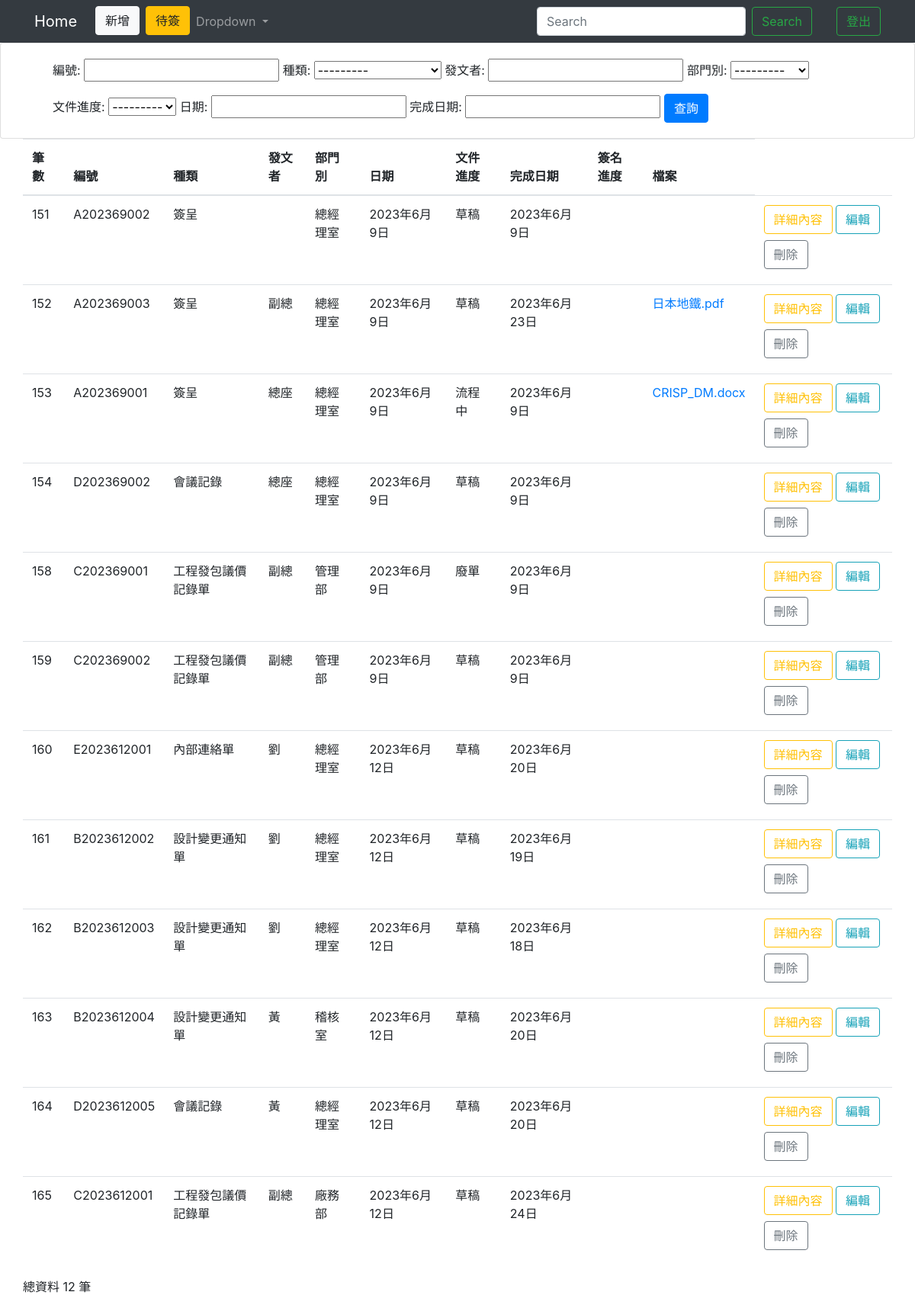
Page /homeIndex/ on the earlier database version.
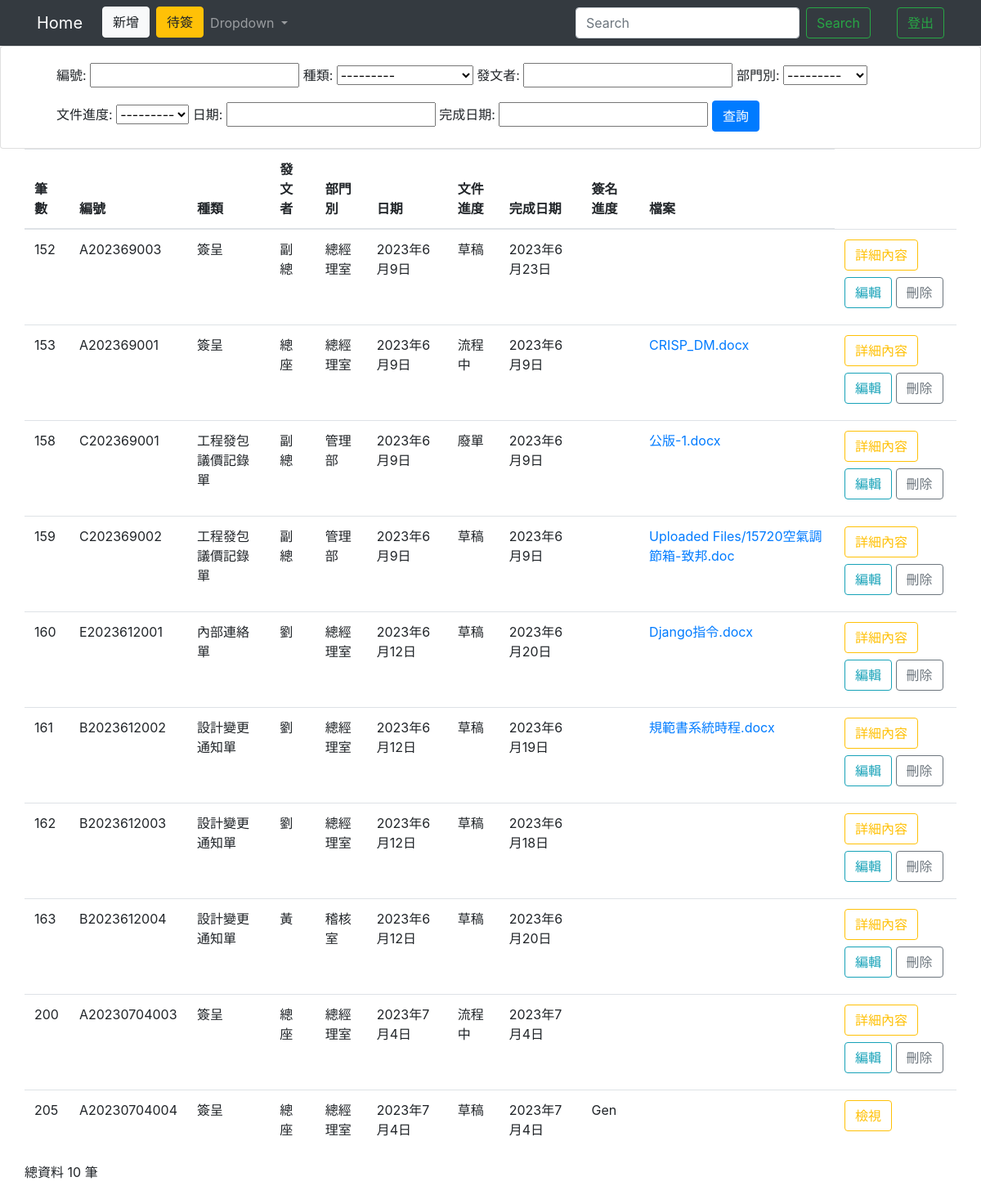
Same page on the later database version.
### testapp/models.py (models this page shows)
class Home(models.Model):
    TYPE = (("簽呈","簽呈"),("會議記錄","會議記錄"),("內部連絡單","內部連絡單"),
            ("工程發包議價記錄單","工程發包議價記錄單"),("設計變更通知單","設計變更通知單"))
    DEP = (("總經理室","總經理室"),("稽核室","稽核室"),("文管中心","文管中心"),
            ("管理部","管理部"),("業務設計部","業務設計部"),("廠務部","廠務部"))
    PRO = (("草稿","草稿"),("流程中","流程中"),("廢單","廢單"),("結案","結案"))
    cNumber = models.CharField(max_length=50, default='', null=False)
    cAuther = models.CharField(max_length=20, null=False)#姓名
    cDepartment = models.CharField(max_length=50,null=False, choices=DEP)#單位
    cType = models.CharField(max_length=10,default=" ",null=False, choices=TYPE)
    cProgress = models.CharField(max_length=20,null=False,default='',choices=PRO)
    cDate = models.DateField(null=False)#日期
    cEndDate = models.DateField(blank=True, null=True)
    cLock = models.CharField(max_length=5,null=False,default='否')
    cReceive  = models.CharField(max_length=20,blank=True,null=True,)
    cFile = models.FileField(blank=True, null=True)

### testapp/views.py (the view)
# urls.py: path('homeIndex/',homeIndex),
def homeIndex(request):
    if request.user.is_authenticated:
        username=request.user.username
        authenticate=request.user.is_staff
    if 'q' in request.GET:
        q = request.GET['q']
        multiple_q = Q(Q(cNumber__icontains=q) | Q(cType__icontains=q) | Q(cAuther__icontains=q) | Q(cProgress__icontains=q) | Q(cDate__icontains=q) | Q(cEndDate__icontains=q))
        all = Home.objects.filter(multiple_q)
    else:
        all = Home.objects.all().order_by("id")
        homeFilter = HomeFilter(request.GET, queryset=all)
        all = homeFilter.qs
    allHomeCount = len(all)
    return render(request, "homeIndex.html",locals())

### templates/homeIndex.html (shortened to what this page needs)
<!DOCTYPE html>
<html lang="en">
<head>
  <link rel="stylesheet" href="https://cdn.jsdelivr.net/npm/bootstrap@4.6.2/dist/css/bootstrap.min.css">
  {% load static %}
</head>
<body>
  <nav class="navbar navbar-expand-lg navbar-dark bg-dark">
    <div class="container">
      <a class="navbar-brand" href="/homeIndex/">Home</a>
      <div class="collapse navbar-collapse" id="navbarSupportedContent">
        <ul class="navbar-nav mr-auto">
          <ul class="navbar-nav ml-2">
            <li class="nav-item">
              <button class="btn btn-light my-2 my-sm-0" onclick="home()">新增</button>
            </li>
          </ul>
          <ul class="navbar-nav ml-2">
            <li class="nav-item">
              <button class="btn btn-warning my-2 my-sm-0" id="{{username}}" onclick="perosonIndex(event)">待簽</button>
            </li>
          </ul>
          <li class="nav-item dropdown">
            <a class="nav-link dropdown-toggle" href="#" role="button" data-toggle="dropdown" aria-expanded="false">
              Dropdown
            </a>
          </li>
        </ul>
        <form class="form-inline my-2 my-lg-0">
          <input class="form-control mr-sm-2" name='q' type="search" placeholder="Search" aria-label="Search">
          <button class="btn btn-outline-success my-2 my-sm-0" type="submit">Search</button>
        </form>
        <ul class="navbar-nav ml-2">
          <li class="nav-item active">
            <a class="nav-link disabled" style="color: green;">{{username}} <span class="sr-only">(current)</span></a>
          </li>
        </ul>
        <ul class="navbar-nav ml-2">
          <li class="nav-item">
            <button class="btn btn-outline-success my-2 my-sm-0" onclick="Logout(event)">登出</button>
          </li>
        </ul>
      </div>
    </div>
  </nav>
  <div class="card card-body">
    <form method="GET">
      <div class="ml-5">
        編號: {{homeFilter.form.cNumber}}
        種類: {{homeFilter.form.cType}}
        發文者: {{homeFilter.form.cAuther}}
        部門別: {{homeFilter.form.cDepartment}}
        <span class="mt-2">文件進度: {{homeFilter.form.cProgress}}</span>
        <span class="mt-2">日期: {{homeFilter.form.cDate}}</span>
        <span class="mt-2">完成日期: {{homeFilter.form.cEndDate}}</span>
        <input type="submit" class="btn btn-primary" value="查詢" />
      </div>
    </form>
  </div>
  <form action="." method="POST">
    <div class="container">
      <div class="row">
        <table class="table">
          <thead>
            <th scope="col">筆數</th>
            <th scope="col">編號</th>
            <th scope="col">種類</th>
            <th scope="col">發文者</th>
            <th scope="col">部門別</th>
            <th scope="col">日期</th>
            <th scope="col">文件進度</th>
            <th scope="col">完成日期</th>
            <th scope="col">簽名進度</th>
            <th scope="col">檔案</th>
          </thead>
          <tbody>
            {% for unit in all %}
            <tr>
              <td>{{unit.id}}</td>
              <td>{{unit.cNumber}}</td>
              <td>{{unit.cType}}</td>
              <td>{{unit.cAuther}}</td>
              <td>{{unit.cDepartment}}</td>
              <td>{{unit.cDate}}</td>
              <td>{{unit.cProgress}}</td>
              <td>{{unit.cEndDate}}</td>
              {% if unit.cReceive != "None" %}
                <td>{{unit.cReceive}}</td>
              {% else %}
              <td></td>
              {% endif %}
              {% if unit.cFile != None %}
                <td><a href="http://127.0.0.1:8000/media/{{unit.cFile}}" download>{{unit.cFile}}</a></td>
              {% else %}
                <td>{{unit.cFile}}</td>
              {% endif %}
              {% if unit.cLock == "否" %}
                {% if unit.cReceive == "None" %}
                <td>
                  <button type="button" class="btn btn-outline-warning mb-2" id="Detail/{{unit.cNumber}}" onclick="Detail(event)">詳細內容</button>
                  <button type="button" class="btn btn-outline-info mb-2" id="{{unit.id}}" onclick="Edit(event)">編輯</button>
                  <button type="button" class="btn btn-outline-secondary mb-2" id="{{unit.id}}" onclick="Delete(event)">刪除</button>
                </td>
                {% else %}
                  {% if unit.cType == "簽呈" %}
                    <td>
                      <button type="button" class="btn btn-outline-warning" id="signView/{{unit.cNumber}}" onclick="View(event)">檢視</button>
                    </td>
                  {% elif unit.cType == "內部連絡單" %}
                    <td>
                      <button type="button" class="btn btn-outline-warning" id="contactView/{{unit.cNumber}}" onclick="View(event)">檢視</button>
                    </td>
                  {% elif unit.cType == "會議記錄" %}
                    <td>
                      <button type="button" class="btn btn-outline-warning" id="meetingView/{{unit.cNumber}}" onclick="View(event)">檢視</button>
                    </td>
                  {% elif unit.cType == "工程發包議價記錄單" %}
                    <td>
                      <button type="button" class="btn btn-outline-warning" id="contractView/{{unit.cNumber}}" onclick="View(event)">檢視</button>
                    </td>
                  {% else %}
                    <td>
                      <button type="button" class="btn btn-outline-warning" id="changeView/{{unit.cNumber}}" onclick="View(event)">檢視</button>
                    </td>
                  {% endif %}
                {% endif %}
              {% elif unit.cLock == "是" and authenticate == True %}
              <td>
                <button type="button" class="btn btn-outline-info" id="{{unit.id}}" onclick="Edit(event)">編輯</button>
              </td>
              {% endif %}
            </tr>
            {% endfor %}
          </tbody>
        </table>
      </div>
    </div>
  </form>
  <div class="container">
    <div class="row">
      <p>總資料 {{allHomeCount}} 筆</p>
    </div>
  </div>
</body>
</html>

Differences in the rows shown:
removed Home: id "151", cNumber "A202369002", cType "簽呈", cDepartment "總經理室", cDate "2023年6月9日", cProgress "草稿", cEndDate "2023年6月9日", cReceive "None" (drawn)
removed Home: id "154", cNumber "D202369002", cType "會議記錄", cAuther "總座", cDepartment "總經理室", cDate "2023年6月9日", cProgress "草稿", cEndDate "2023年6月9日", cReceive "None" (drawn)
removed Home: id "164", cNumber "D2023612005", cType "會議記錄", cAuther "黃", cDepartment "總經理室", cDate "2023年6月12日", cProgress "草稿", cEndDate "2023年6月20日", cReceive "None" (drawn)
removed Home: id "165", cNumber "C2023612001", cType "工程發包議價記錄單", cAuther "副總", cDepartment "廠務部", cDate "2023年6月12日", cProgress "草稿", cEndDate "2023年6月24日", cReceive "None" (drawn)
changed Home id 152: cFile "日本地鐵.pdf" → (not shown)
changed Home "廢單": cFile (not shown) → "公版-1.docx"
changed Home id 159: cFile (not shown) → "Uploaded Files/15720空氣調節箱-致邦.doc"
changed Home "內部連絡單": cFile (not shown) → "Django指令.docx"
changed Home id 161: cFile (not shown) → "規範書系統時程.docx"
added Home: id "200", cNumber "A20230704003", cType "簽呈", cAuther "總座", cDepartment "總經理室", cDate "2023年7月4日", cProgress "流程中", cEndDate "2023年7月4日", cReceive "None" (drawn)
added Home: id "205", cNumber "A20230704004", cType "簽呈", cAuther "總座", cDepartment "總經理室", cDate "2023年7月4日", cProgress "草稿", cEndDate "2023年7月4日", cReceive "Gen"
Other differences:
{{ allHomeCount }}: "12" → "10"
